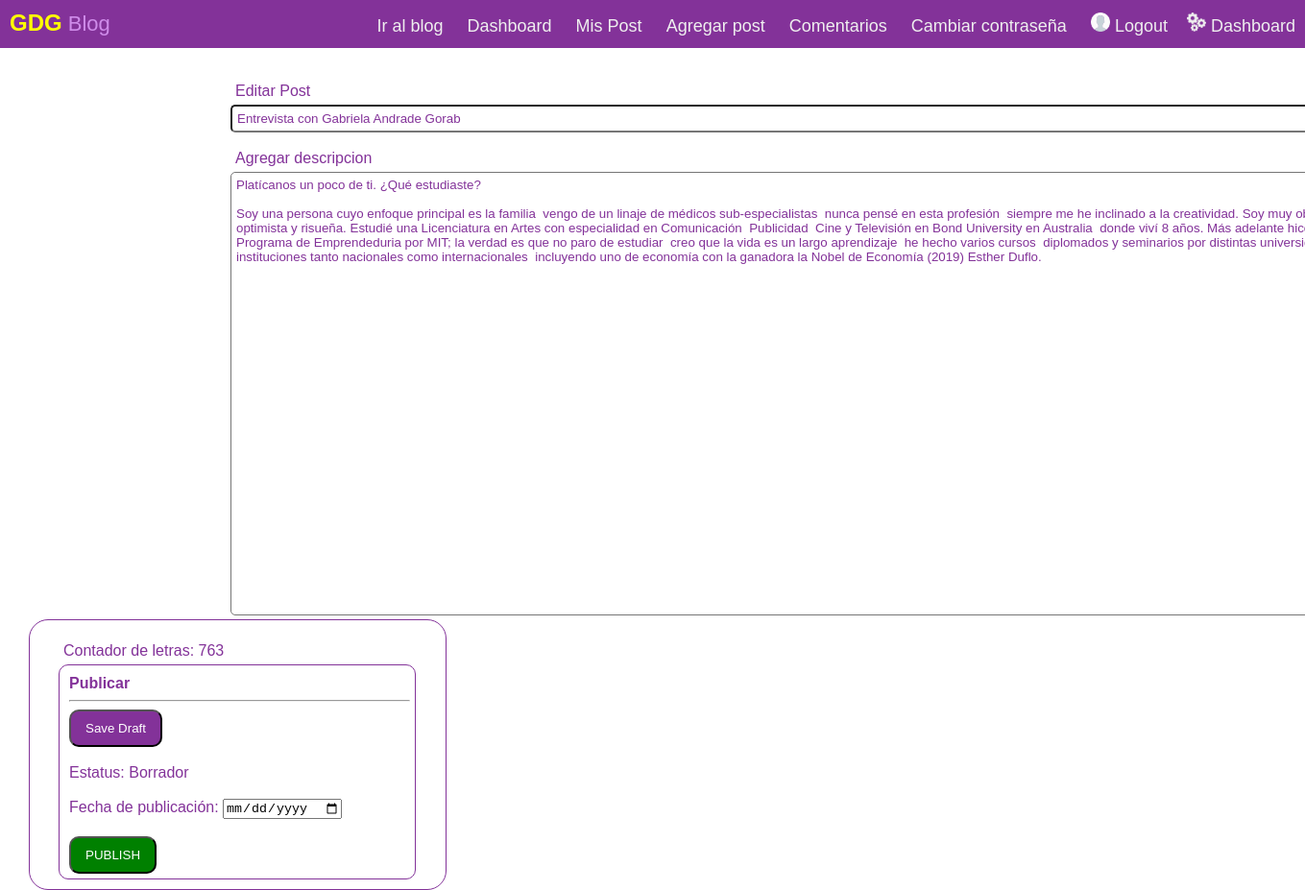
The page /admin/edit-post.php?pid=34 (signed in) on the database its author committed.
### tables this page shows
CREATE TABLE `posts` (
  `Post_ID` int(11) NOT NULL,
  `title` varchar(100) NOT NULL,
  `description` text NOT NULL,
  `featured` varchar(200) NOT NULL,
  `category` varchar(30) NOT NULL,
  `author` varchar(50) NOT NULL,
  `date` datetime NOT NULL,
  `status` varchar(10) NOT NULL,
  `visitors` int(5) NOT NULL,
  `scheduledate` date NOT NULL
);

### admin/edit-post.php (the view, shortened to what this page needs)
<?php
if(isset($_SESSION['ID']))
{
if (isset($_GET['pid'])) {
	$pid=$_GET['pid'];
}
}
else
{
	header("Location:login.php");
}
?>
<?php
if (isset($_GET['pid'])) {
	$pid=$_GET['pid'];
}
if($result = mysqli_query($db,"select *from posts where Post_ID like '$pid';")
)
	{$row = mysqli_fetch_assoc($result);
	}
	else
	{
		header("Location:../notfound.php");
	}
?>
<!DOCTYPE html>
<html>
<head>
	<link rel="stylesheet" type="text/css" href="../style.css">
</head>
<body>
	 <div class="nav">
  <div class="nav-header">
    <div class="nav-title">
      <font color="yellow" size="5"><b>GDG</b></font> <font color="#cf8cea">Blog</font>
    </div>
  </div>
  <div class="nav-links" >
  <a class="active" href="../index.php">Ir al blog</a>
  <a href="index.php">Dashboard</a>
  <a href="all-posts.php">Mis Post</a>
  <a href="add-post.php">Agregar post</a>
  <a href="all-comments.php">Comentarios</a>
  <a href="changepass.php">Cambiar contraseña</a>
    <?php  if(!isset($_SESSION['ID']))
      {
        echo "<a href='login.php'>&nbsp;<img src='../images/user.png' width='20px'>&nbsp;Login/Register</a>";
      }
        else {
        echo "<a href='logout.php'><img src='../images/user.png' width='20px'>&nbsp;Logout</a><a href='index.php'><img src='../images/settings-gears.png' width='20px'>&nbsp;Dashboard</a>";
      }
        ?>
  </div>
	<div class="container">
		<form action="<?php echo htmlspecialchars($_SERVER["PHP_SELF"]);?>" method="POST">
		<div class="left"><br>
			<label class="forg">Editar Post</label><br>
			<input class="forg" type="text" name="title" placeholder="Enter Title Here" value="<?php echo $row['title']?>" />
			<br><br>
			<label class="forg">Agregar descripcion</label><br>
			<textarea id="cont" name="cont" class="forg" rows="30" cols="100" ><?php echo $row['description']?></textarea>
		</div>
		<div class="right"><br>
			<label class="forg">Contador de letras: <span id="wordCount">0</span></label>
			<div class="publishbox">
				<label><b>Publicar</b></label>
				<hr>
				<input type="submit" name="draft" class="draft" value="Save Draft">
				<br><br>
				<label class="we">Estatus: Borrador</label><br><br>
				<label class="we">Fecha de publicación:</label>
                <input type="date" name="scheduledate"/>
				<br>
				<br>
				<input type="submit" class="pub" value="PUBLISH" name="publish"></input>
			</div>
		</div>
		</form>
	</div>
</body>
</html>

### style.css (style rules this page uses)
label { font-family: 'Quicksand', sans-serif; color: #833299; }
.nav-links a { padding-bottom: 35px; }
.container { margin-top: 20px; width:97%; margin-left: 20px; margin-right: 20px; height: 98%; }
.left { width:98%; border-radius: 20px; margin-left: 200px; height: 80%; float: left; }
@media (max-width: 1600px) { .left { width:97%; border-radius: 20px; height: 80%; float: left; } }
.right { width:33%; padding: 5px 10px 10px 10px; margin-left: 10px; border-radius: 20px; border: 1px solid #833299; height: 80%; float: left; }
* { box-sizing: border-box; }
body { margin: 0px; font-family: 'Quicksand', sans-serif; }
.nav { height: 50px; width: 100%; background-color: #833299; position: relative; }
.nav > .nav-header { display: inline; }
.nav > .nav-header > .nav-title { display: inline-block; font-size: 22px; color: #fff; padding: 10px 10px 10px 10px; }
.nav > .nav-links { display: inline; float: right; font-size: 18px; }
.nav > .nav-links > a { display: inline-block; padding: 13px 10px 13px 10px; text-decoration: none; color: #efefef; }

### admin/edit-post.php (style rules this page uses)
.forg { color: #833299; font-family: Arial; size: 4; margin-left: 20px; width: 94%; margin-left: 20px; margin-top: 5px; padding: 5px 5px 5px 5px; }
input[type=text],textarea { border-radius: 5px; }
.publishbox { color: #833299; font-family: Arial; size: 4; margin-left: 20px; width: 90%; border-radius: 10px; border: 1px solid #833299; margin-top: 5px; padding: 10px 5px 5px 10px; }
.draft { background-color: #833299; color: white; padding: 10px 15px 10px 15px; border-radius: 10px; }
.pub { background-color: green; color: white; padding: 10px 15px 10px 15px; border-radius: 10px; }
.we { margin-top: : 20px; }

### rows shown on the page
posts: title "Entrevista con Gabriela Andrade Gorab", cont "Platícanos un poco de ti. ¿Qué estudiaste? Soy una persona cuyo enfoque principal es la familia vengo de un linaje de médicos sub-especialistas nunca pensé en esta profesión siempre me he inclinado a la creatividad. Soy muy observadora optimista y risueña. Estudié una Licenciatura en Artes con especialidad en Comunicación Publicidad Cine y Televisión en Bond University en Australia donde viví 8 años. Más adelante hice un Programa de Emprendeduria por MIT; la verdad es que no paro de estudiar creo que la vida es un largo aprendizaje he hecho varios cursos diplomados y seminarios por distintas universidades e instituciones tanto nacionales como internacionales incluyendo uno de economía con…"
